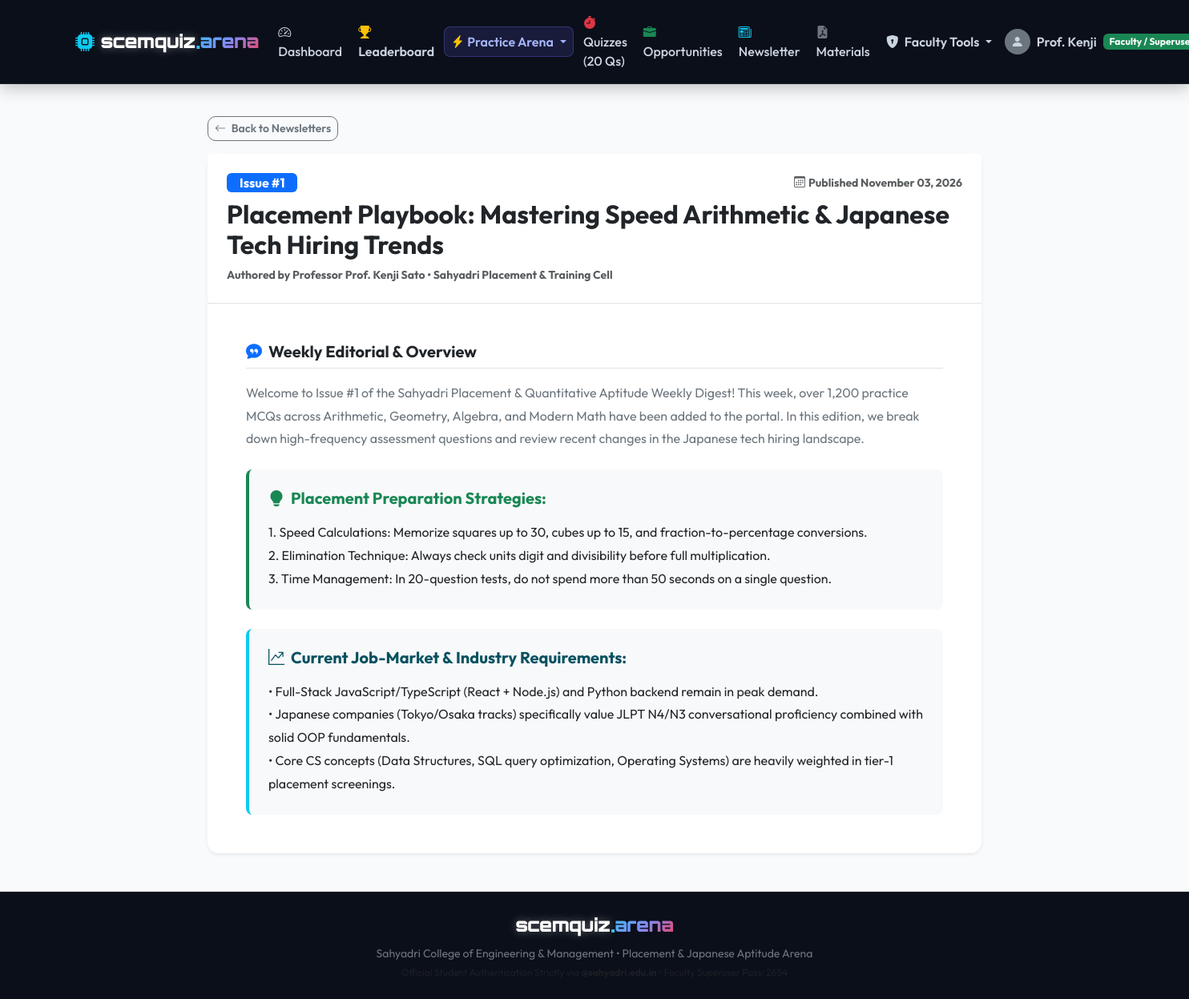
The page /portal/newsletter/1/ (signed in) on the database its author committed.
### account/models.py (models this page shows, shortened)
class User(AbstractUser):
    class Role(models.TextChoices):
        ZENKEN_STUDENT = 'ZENKEN_STUDENT', 'Zenken Enrolled Student'
        NON_ZENKEN_STUDENT = 'NON_ZENKEN_STUDENT', 'Non-Zenken Student'
        TEACHER = 'TEACHER', 'Teacher'
    role = models.CharField(
        max_length=20,
        choices=Role.choices,
        default=Role.NON_ZENKEN_STUDENT,
        help_text="Account role: Zenken student, Non-Zenken student, or Teacher",
    )
    phone_number = models.CharField(max_length=20, blank=True)
    @property
    def is_teacher(self):
        return self.role == self.Role.TEACHER or self.is_superuser
    @property
    def is_zenken_student(self):
        return self.role == self.Role.ZENKEN_STUDENT

### app/models.py (models this page shows, shortened)
class WeeklyNewsletter(models.Model):
    title = models.CharField(max_length=220)
    issue_number = models.PositiveIntegerField(default=1)
    content = models.TextField(help_text="Main newsletter overview & editorial")
    placement_strategies = models.TextField(help_text="Actionable placement & test strategies")
    job_market_requirements = models.TextField(help_text="Current industry trends & technical demands")
    author = models.ForeignKey(
        settings.AUTH_USER_MODEL,
        on_delete=models.CASCADE,
        related_name='authored_newsletters',
    )
    published_date = models.DateField(auto_now_add=True)
    created_at = models.DateTimeField(auto_now_add=True)
    class Meta:
        ordering = ['-issue_number', '-published_date']

### app/views.py (the view)
# urls.py: path('newsletter/<int:pk>/', views.newsletter_detail_view, name='newsletter_detail'),
@login_required
def newsletter_detail_view(request, pk):
    newsletter = get_object_or_404(WeeklyNewsletter, pk=pk)
    return render(request, 'app/newsletter/newsletter_detail.html', {'newsletter': newsletter})

### templates/app/newsletter/newsletter_detail.html (shortened to what this page needs)
{% extends 'base.html' %}
{% block content %}
<div class="row justify-content-center">
    <div class="col-lg-9">
        <a href="{% url 'app:newsletter_list' %}" class="btn btn-outline-secondary btn-sm mb-3">
            <i class="bi bi-arrow-left me-1"></i> Back to Newsletters
        </a>
        <div class="card shadow-sm border-0 mb-4">
            <div class="card-header bg-white p-4 border-bottom">
                <div class="d-flex justify-content-between align-items-center mb-2">
                    <span class="badge bg-primary px-3 py-1 fw-bold fs-6">Issue #{{ newsletter.issue_number }}</span>
                    <span class="text-muted small"><i class="bi bi-calendar3 me-1"></i>Published {{ newsletter.published_date|date:"F d, Y" }}</span>
                </div>
                <h2 class="fw-bold text-dark mb-2">{{ newsletter.title }}</h2>
                <div class="text-muted small">
                    Authored by Professor {{ newsletter.author.get_full_name|default:newsletter.author.username }} &bull; Sahyadri Placement &amp; Training Cell
                </div>
            </div>
            <div class="card-body p-4 p-md-5">
                <div class="mb-4">
                    <h5 class="fw-bold text-dark border-bottom pb-2 mb-3">
                        <i class="bi bi-chat-quote-fill text-primary me-2"></i>Weekly Editorial &amp; Overview
                    </h5>
                    <p class="fs-6 text-secondary" style="white-space: pre-wrap; line-height: 1.8;">{{ newsletter.content }}</p>
                </div>
                <div class="mb-4 p-4 rounded-3 border-start border-4 border-success bg-light">
                    <h5 class="fw-bold text-success mb-3">
                        <i class="bi bi-lightbulb-fill me-2"></i>Placement Preparation Strategies:
                    </h5>
                    <p class="mb-0 text-dark" style="white-space: pre-wrap; line-height: 1.8;">{{ newsletter.placement_strategies }}</p>
                </div>
                <div class="p-4 rounded-3 border-start border-4 border-info bg-light">
                    <h5 class="fw-bold text-info-emphasis mb-3">
                        <i class="bi bi-graph-up-arrow me-2"></i>Current Job-Market &amp; Industry Requirements:
                    </h5>
                    <p class="mb-0 text-dark" style="white-space: pre-wrap; line-height: 1.8;">{{ newsletter.job_market_requirements }}</p>
                </div>
            </div>
        </div>
    </div>
</div>
{% endblock %}

### templates/base.html (shortened to what this page needs)
<!DOCTYPE html>
<html lang="en">
<head>
    <link href="https://cdn.jsdelivr.net/npm/bootstrap@5.3.3/dist/css/bootstrap.min.css" rel="stylesheet">
    <link href="https://cdn.jsdelivr.net/npm/bootstrap-icons@1.11.3/font/bootstrap-icons.min.css" rel="stylesheet">
</head>
<body>
    <nav class="navbar navbar-expand-lg navbar-dark navbar-custom sticky-top">
        <div class="container">
            <a class="brand-logo me-3" href="{% if user.is_authenticated %}{% url 'account:dashboard' %}{% else %}{% url 'account:home' %}{% endif %}">
                <i class="bi bi-cpu-fill text-info me-2 fs-4"></i>
                <span class="brand-scem">scemquiz</span><span class="brand-dot">.</span><span class="brand-arena">arena</span>
            </a>
            <div class="collapse navbar-collapse" id="navContent">
                <ul class="navbar-nav me-auto mb-2 mb-lg-0 align-items-lg-center gap-1">
                    {% if user.is_authenticated %}
                        <li class="nav-item">
                            <a class="nav-link" href="{% url 'account:dashboard' %}">
                                <i class="bi bi-speedometer2 me-1"></i> Dashboard
                            </a>
                        </li>
                        <li class="nav-item">
                            <a class="nav-link text-warning fw-semibold" href="{% url 'app:leaderboard' %}">
                                <i class="bi bi-trophy-fill text-warning me-1"></i> Leaderboard
                            </a>
                        </li>
                        <li class="nav-item dropdown">
                            <a class="nav-link dropdown-toggle practice-arena-nav-btn d-flex align-items-center gap-1" href="#" id="practiceDropdown" role="button" data-bs-toggle="dropdown">
                                <i class="bi bi-lightning-charge-fill text-warning"></i>
                                <span>Practice Arena</span>
                            </a>
                        </li>
                        <li class="nav-item">
                            <a class="nav-link" href="{% url 'app:quiz_list' %}">
                                <i class="bi bi-stopwatch-fill me-1 text-danger"></i> Quizzes (20 Qs)
                            </a>
                        </li>
                        <li class="nav-item">
                            <a class="nav-link" href="{% url 'app:opportunity_list' %}">
                                <i class="bi bi-briefcase-fill me-1 text-success"></i> Opportunities
                            </a>
                        </li>
                        <li class="nav-item">
                            <a class="nav-link" href="{% url 'app:newsletter_list' %}">
                                <i class="bi bi-newspaper me-1 text-info"></i> Newsletter
                            </a>
                        </li>
                        <li class="nav-item">
                            <a class="nav-link" href="{% url 'app:material_list' %}">
                                <i class="bi bi-file-earmark-pdf-fill me-1 text-secondary"></i> Materials
                            </a>
                        </li>
                        {% if user.is_teacher %}
                            <li class="nav-item dropdown">
                                <a class="nav-link dropdown-toggle text-warning fw-semibold" href="#" role="button" data-bs-toggle="dropdown">
                                    <i class="bi bi-shield-lock-fill me-1"></i> Faculty Tools
                                </a>
                            </li>
                        {% endif %}
                    {% endif %}
                </ul>
                <ul class="navbar-nav ms-auto align-items-center">
                    {% if user.is_authenticated %}
                        <li class="nav-item dropdown">
                            <a class="nav-link dropdown-toggle text-light d-flex align-items-center gap-2" href="#" id="userMenu" role="button" data-bs-toggle="dropdown">
                                <div class="bg-secondary rounded-circle d-flex align-items-center justify-content-center" style="width: 32px; height: 32px;">
                                    <i class="bi bi-person-fill"></i>
                                </div>
                                <span class="fw-semibold">{{ user.first_name|default:user.username }}</span>
                                {% if user.is_teacher %}
                                    <span class="badge bg-success">Faculty / Superuser</span>
                                {% elif user.is_zenken_student %}
                                    <span class="badge badge-zenken-exclusive">Zenken</span>
                                {% else %}
                                    <span class="badge bg-info text-dark">Student</span>
                                {% endif %}
                            </a>
                        </li>
                    {% endif %}
                </ul>
            </div>
        </div>
    </nav>
    <main class="main-content flex-grow-1 py-4">
        <div class="container">
            {% block content %}{% endblock %}
        </div>
    </main>
    <footer>
        <div class="container text-center small">
            <div class="brand-logo mb-2 justify-content-center">
                <span class="brand-scem">scemquiz</span><span class="brand-dot">.</span><span class="brand-arena">arena</span>
            </div>
            <p class="mb-1 text-secondary">
                Sahyadri College of Engineering &amp; Management &bull; Placement &amp; Japanese Aptitude Arena
            </p>
            <p class="mb-0 text-muted" style="font-size: 0.75rem;">
                Official Student Authentication Strictly via <strong>@sahyadri.edu.in</strong> &bull; Faculty Superuser Pass: 2654
            </p>
        </div>
    </footer>
</body>
</html>

### templates/base.html (style rules this page uses)
:root { --arena-primary: #6366f1; --arena-accent: #06b6d4; --arena-gradient: linear-gradient(135deg, #4f46e5 0%, #06b6d4 100%); --arena-dark: #0f172a; --arena-card-bg: #ffffff; --arena-bg: #f8fafc; }
body { background-color: var(--arena-bg); font-family: 'Outfit', -apple-system, BlinkMacSystemFont, "Segoe UI", Roboto, sans-serif; color: #1e293b; min-height: 100vh; display: flex; flex-direction: column; }
.brand-logo { font-family: 'Orbitron', 'Space Grotesk', sans-serif; font-weight: 900; font-size: 1.45rem; letter-spacing: -0.5px; display: inline-flex; align-items: center; text-decoration: none; }
.brand-scem { color: #ffffff; text-shadow: 0 0 12px rgba(255, 255, 255, 0.35); }
.brand-dot { color: #38bdf8; font-size: 1.6rem; line-height: 1; animation: pulse-dot 2s infinite ease-in-out; }
.brand-arena { background: linear-gradient(135deg, #38bdf8 0%, #818cf8 50%, #f43f5e 100%); -webkit-background-clip: text; -webkit-text-fill-color: transparent; font-weight: 900; text-transform: lowercase; }
.navbar-custom { background-color: #0b0f19; border-bottom: 1px solid rgba(255, 255, 255, 0.08); box-shadow: 0 4px 20px rgba(0, 0, 0, 0.25); }
.nav-link { font-weight: 500; color: #cbd5e1 !important; transition: all 0.2s ease; }
.practice-arena-nav-btn { background: rgba(99, 102, 241, 0.15); border: 1px solid rgba(99, 102, 241, 0.35); border-radius: 8px; padding: 6px 14px; color: #a5b4fc !important; font-weight: 600; }
.card { border: 1px solid #e2e8f0; border-radius: 14px; box-shadow: 0 4px 12px rgba(15, 23, 42, 0.04); background: #ffffff; }
.card-header { background-color: #ffffff; border-bottom: 1px solid #f1f5f9; font-weight: 700; }
.btn { border-radius: 10px; font-weight: 600; }
footer { background: #0b0f19; color: #94a3b8; border-top: 1px solid rgba(255, 255, 255, 0.08); padding: 1.5rem 0; margin-top: auto; }

### rows shown on the page
User: first_name "Prof. Kenji"
WeeklyNewsletter: issue_number "1", published_date "November 03, 2026", title "Placement Playbook: Mastering Speed Arithmetic & Japanese Tech Hiring Trends", author.get_full_name "Prof. Kenji Sato", content "Welcome to Issue #1 of the Sahyadri Placement & Quantitative Aptitude Weekly Digest! This week, over 1,200 practice MCQs across Arithmetic, Geometry, Algebra, and Modern Math have been added to the portal. In this edition, we break down high-frequency assessment questions and review recent changes in the Japanese tech hiring landscape.", placement_strategies "1. Speed Calculations: Memorize squares up to 30, cubes up to 15, and fraction-to-percentage conversions. 2. Elimination Technique: Always check units digit and divisibility before full multiplication. 3. Time Management: In 20-question tests, do not spend more than 50 seconds on a single question.", job_market_requirements "• Full-Stack JavaScript/TypeScript (React + Node.js) and Python backend remain in peak demand. • Japanese companies (Tokyo/Osaka tracks) specifically value JLPT N4/N3 conversational proficiency combined with solid OOP fundamentals. • Core CS concepts (Data Structures, SQL query optimization, Operating Systems) are heavily weighted in tier-1 placement screenings."
